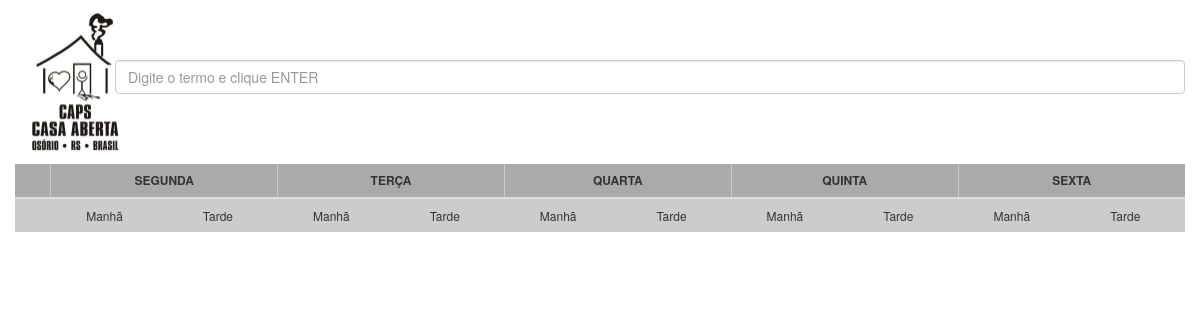
The page /scripts/index.php on the database as committed earlier.
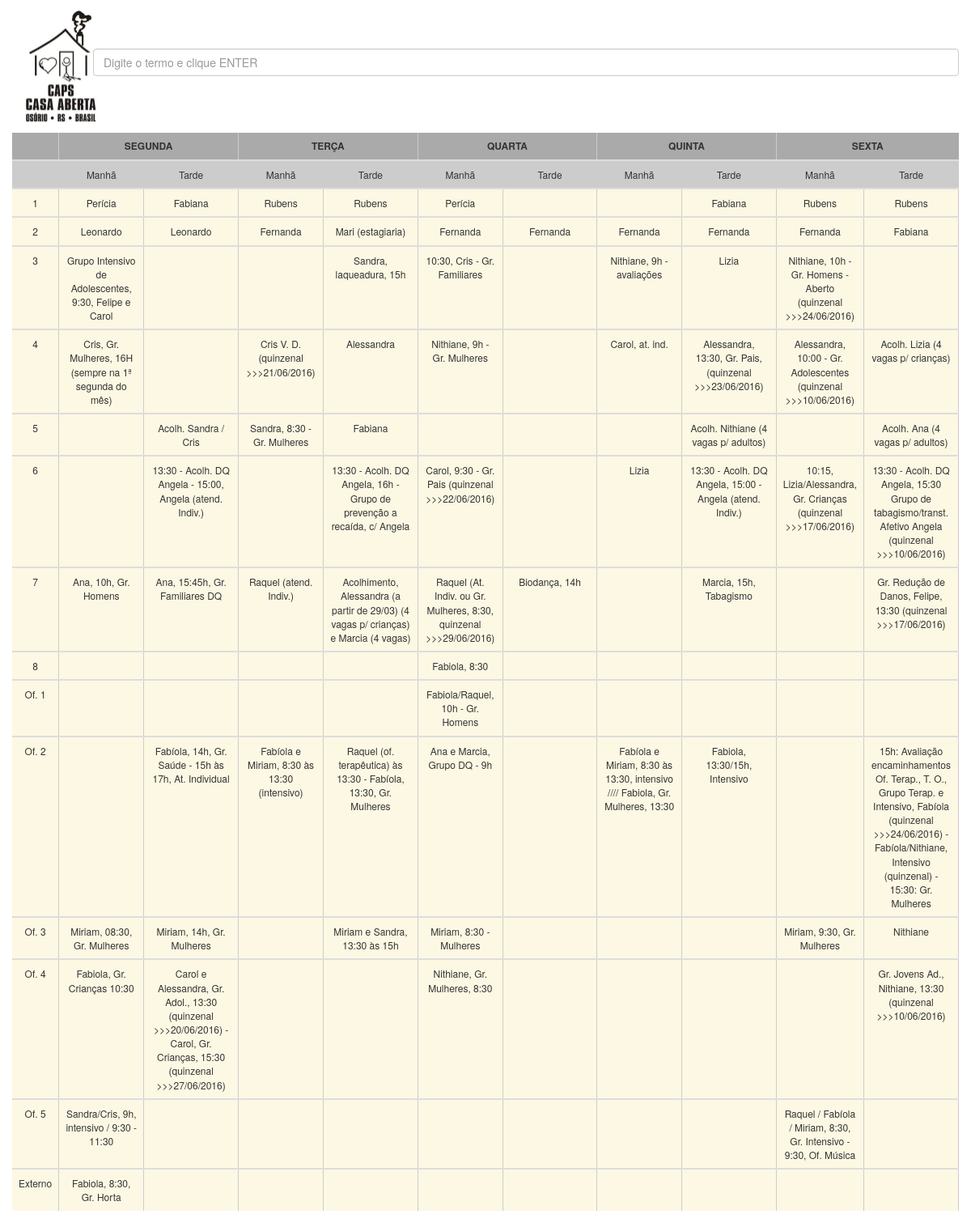
The same page on the database as committed later.
### tables this page shows
CREATE TABLE IF NOT EXISTS `salas` (
`id` int(11) NOT NULL,
  `numsala` text,
  `nomesala` text,
  `segmanha` text,
  `segtarde` text,
  `termanha` text,
  `tertarde` text,
  `quamanha` text,
  `quatarde` text,
  `quimanha` text,
  `quitarde` text,
  `sexmanha` text,
  `sextarde` text
);

### scripts/index.php (the view, shortened to what this page needs)
?><!DOCTYPE html>
<html lang="en">
	<head>
		<link rel="stylesheet" type="text/css" href="inc/bootstrap.css">
		<link rel="stylesheet" type="text/css" href="inc/font-awesome.css">
		<link rel="stylesheet" type="text/css" href="inc/css.css">
	</head>
	<body>
		<div class="col-md-1" id="logo">
			<img src="img/logo.jpg">
		</div>
		<div class="col-md-11" id="busca">
			<input id="search" type="text" class="form-control" placeholder="Digite o termo e clique ENTER">
		</div>
		<div class="col-md-12">
		  <table class="table table-striped table-hover">
		    <thead>
		      <tr id="cab1">
			<th style="border-right: solid 1px #ccc;"></th>
			<th colspan="2" style="border-right: solid 1px #ccc;">SEGUNDA</th>
			<th colspan="2" style="border-right: solid 1px #ccc;">TER&Ccedil;A</th>
			<th colspan="2" style="border-right: solid 1px #ccc;">QUARTA</th>
			<th colspan="2" style="border-right: solid 1px #ccc;">QUINTA</th>
			<th colspan="2">SEXTA</th>
		      </tr>
		    </thead>
		    <tbody>
		      <tr id="cab2">
			<td style="width: 3%"></td>
			<td style="width: 9%">Manh&atilde;</td>
			<td style="width: 10%">Tarde</td>
			<td style="width: 9%">Manh&atilde;</td>
			<td style="width: 10%">Tarde</td>
			<td style="width: 9%">Manh&atilde;</td>
			<td style="width: 10%">Tarde</td>
			<td style="width: 9%">Manh&atilde;</td>
			<td style="width: 10%">Tarde</td>
			<td style="width: 9%">Manh&atilde;</td>
			<td style="width: 10%">Tarde</td>
		      </tr>
		    </tbody>
		    <?
		    $sel = mysql_query("SELECT * FROM salas ORDER BY id ASC") or die(mysql_error());
		    while($r = mysql_fetch_array($sel)){
		    ?>
		    <tbody>
		      <tr id="linhasalas" class="warning">
			<td><?= $r["nomesala"] ?></td>
			<td id="modal-634306" href="#modal-container-634306" role="button" data-toggle="modal" onclick="alteraHorario('<?= $r["id"] ?>','segmanha','<?= str_replace("<br>","",$r["segmanha"]) ?>')"><?= $r["segmanha"] ?></td>
			<td id="modal-634306" href="#modal-container-634306" role="button" data-toggle="modal" onclick="alteraHorario('<?= $r["id"] ?>','segtarde','<?= str_replace("<br>","",$r["segtarde"]) ?>')"><?= $r["segtarde"] ?></td>
			<td id="modal-634306" href="#modal-container-634306" role="button" data-toggle="modal" onclick="alteraHorario('<?= $r["id"] ?>','termanha','<?= str_replace("<br>","",$r["termanha"]) ?>')"><?= $r["termanha"] ?></td>
			<td id="modal-634306" href="#modal-container-634306" role="button" data-toggle="modal" onclick="alteraHorario('<?= $r["id"] ?>','tertarde','<?= str_replace("<br>","",$r["tertarde"]) ?>')"><?= $r["tertarde"] ?></td>
			<td id="modal-634306" href="#modal-container-634306" role="button" data-toggle="modal" onclick="alteraHorario('<?= $r["id"] ?>','quamanha','<?= str_replace("<br>","",$r["quamanha"]) ?>')"><?= $r["quamanha"] ?></td>
			<td id="modal-634306" href="#modal-container-634306" role="button" data-toggle="modal" onclick="alteraHorario('<?= $r["id"] ?>','quatarde','<?= str_replace("<br>","",$r["quatarde"]) ?>')"><?= $r["quatarde"] ?></td>
			<td id="modal-634306" href="#modal-container-634306" role="button" data-toggle="modal" onclick="alteraHorario('<?= $r["id"] ?>','quimanha','<?= str_replace("<br>","",$r["quimanha"]) ?>')"><?= $r["quimanha"] ?></td>
			<td id="modal-634306" href="#modal-container-634306" role="button" data-toggle="modal" onclick="alteraHorario('<?= $r["id"] ?>','quitarde','<?= str_replace("<br>","",$r["quitarde"]) ?>')"><?= $r["quitarde"] ?></td>
			<td id="modal-634306" href="#modal-container-634306" role="button" data-toggle="modal" onclick="alteraHorario('<?= $r["id"] ?>','sexmanha','<?= str_replace("<br>","",$r["sexmanha"]) ?>')"><?= $r["sexmanha"] ?></td>
			<td id="modal-634306" href="#modal-container-634306" role="button" data-toggle="modal" onclick="alteraHorario('<?= $r["id"] ?>','sextarde','<?= str_replace("<br>","",$r["sextarde"]) ?>')"><?= $r["sextarde"] ?></td>
		      </tr>
		    </tbody>
		    <?
		    }
		    ?>
		  </table>
		</div>
	</body>
</html>

Rows that differ between the two databases and show on the page:
added salas: nomesala "1", segmanha "Perícia", segtarde "Fabiana", termanha "Rubens", tertarde "Rubens", quamanha "Perícia", quitarde "Fabiana", sexmanha "Rubens", sextarde "Rubens"
added salas: nomesala "2", segmanha "Leonardo", segtarde "Leonardo", termanha "Fernanda", tertarde "Mari (estagiaria)", quamanha "Fernanda", quatarde "Fernanda", quimanha "Fernanda", quitarde "Fernanda", sexmanha "Fernanda", sextarde "Fabiana"
added salas: nomesala "3", segmanha "Grupo Intensivo de Adolescentes, 9:30, Felipe e Carol", tertarde "Sandra, laqueadura, 15h", quamanha "10:30, Cris - Gr. Familiares", quimanha "Nithiane, 9h - avaliações", quitarde "Lizia", sexmanha "Nithiane, 10h - Gr. Homens - Aberto (quinzenal >>>24/06/2016)"
added salas: nomesala "4", segmanha "Cris, Gr. Mulheres, 16H (sempre na 1ª segunda do mês)", termanha "Cris V. D. (quinzenal >>>21/06/2016)", tertarde "Alessandra", quamanha "Nithiane, 9h - Gr. Mulheres", quimanha "Carol, at. ind.", quitarde "Alessandra, 13:30, Gr. Pais, (quinzenal >>>23/06/2016)", sexmanha "Alessandra, 10:00 - Gr. Adolescentes (quinzenal >>>10/06/2016)", sextarde "Acolh. Lizia (4 vagas p/ crianças)"
added salas: nomesala "5", segtarde "Acolh. Sandra / Cris", termanha "Sandra, 8:30 - Gr. Mulheres", tertarde "Fabiana", quitarde "Acolh. Nithiane (4 vagas p/ adultos)", sextarde "Acolh. Ana (4 vagas p/ adultos)"
added salas: nomesala "6", segtarde "13:30 - Acolh. DQ Angela - 15:00, Angela (atend. Indiv.)", tertarde "13:30 - Acolh. DQ Angela, 16h - Grupo de prevenção a recaída, c/ Angela", quamanha "Carol, 9:30 - Gr. Pais (quinzenal >>>22/06/2016)", quimanha "Lizia", quitarde "13:30 - Acolh. DQ Angela, 15:00 - Angela (atend. Indiv.)", sexmanha "10:15, Lizia/Alessandra, Gr. Crianças (quinzenal >>>17/06/2016)", sextarde "13:30 - Acolh. DQ Angela, 15:30 Grupo de tabagismo/transt. Afetivo Angela (quinzenal >>>10/06/2016)"
added salas: nomesala "7", segmanha "Ana, 10h, Gr. Homens", segtarde "Ana, 15:45h, Gr. Familiares DQ", termanha "Raquel (atend. Indiv.)", tertarde "Acolhimento, Alessandra (a partir de 29/03) (4 vagas p/ crianças) e Marcia (4 vagas)", quamanha "Raquel (At. Indiv. ou Gr. Mulheres, 8:30, quinzenal >>>29/06/2016)", quatarde "Biodança, 14h", quitarde "Marcia, 15h, Tabagismo", sextarde "Gr. Redução de Danos, Felipe, 13:30 (quinzenal >>>17/06/2016)"
added salas: nomesala "8", quamanha "Fabiola, 8:30"
added salas: nomesala "Of. 1", quamanha "Fabiola/Raquel, 10h - Gr. Homens"
added salas: nomesala "Of. 2", segtarde "Fabíola, 14h, Gr. Saúde - 15h às 17h, At. Individual", termanha "Fabíola e Miriam, 8:30 às 13:30 (intensivo)", tertarde "Raquel (of. terapêutica) às 13:30 - Fabíola, 13:30, Gr. Mulheres", quamanha "Ana e Marcia, Grupo DQ - 9h", quimanha "Fabíola e Miriam, 8:30 às 13:30, intensivo //// Fabiola, Gr. Mulheres, 13:30", quitarde "Fabiola, 13:30/15h, Intensivo", sextarde "15h: Avaliação encaminhamentos Of. Terap., T. O., Grupo Terap. e Intensivo, Fabíola (quinzenal >>>24/06/2016) - Fabíola/Nithiane, Intensivo (quinzenal) - 15:30: Gr. Mulheres"
added salas: nomesala "Of. 3", segmanha "Miriam, 08:30, Gr. Mulheres", segtarde "Miriam, 14h, Gr. Mulheres", tertarde "Miriam e Sandra, 13:30 às 15h", quamanha "Miriam, 8:30 - Mulheres", sexmanha "Miriam, 9:30, Gr. Mulheres", sextarde "Nithiane"
added salas: nomesala "Of. 4", segmanha "Fabiola, Gr. Crianças 10:30", segtarde "Carol e Alessandra, Gr. Adol., 13:30 (quinzenal >>>20/06/2016) - Carol, Gr. Crianças, 15:30 (quinzenal >>>27/06/2016)", quamanha "Nithiane, Gr. Mulheres, 8:30", sextarde "Gr. Jovens Ad., Nithiane, 13:30 (quinzenal >>>10/06/2016)"
added salas: nomesala "Of. 5", segmanha "Sandra/Cris, 9h, intensivo / 9:30 - 11:30", sexmanha "Raquel / Fabíola / Miriam, 8:30, Gr. Intensivo - 9:30, Of. Música"
added salas: nomesala "Externo", segmanha "Fabiola, 8:30, Gr. Horta"
